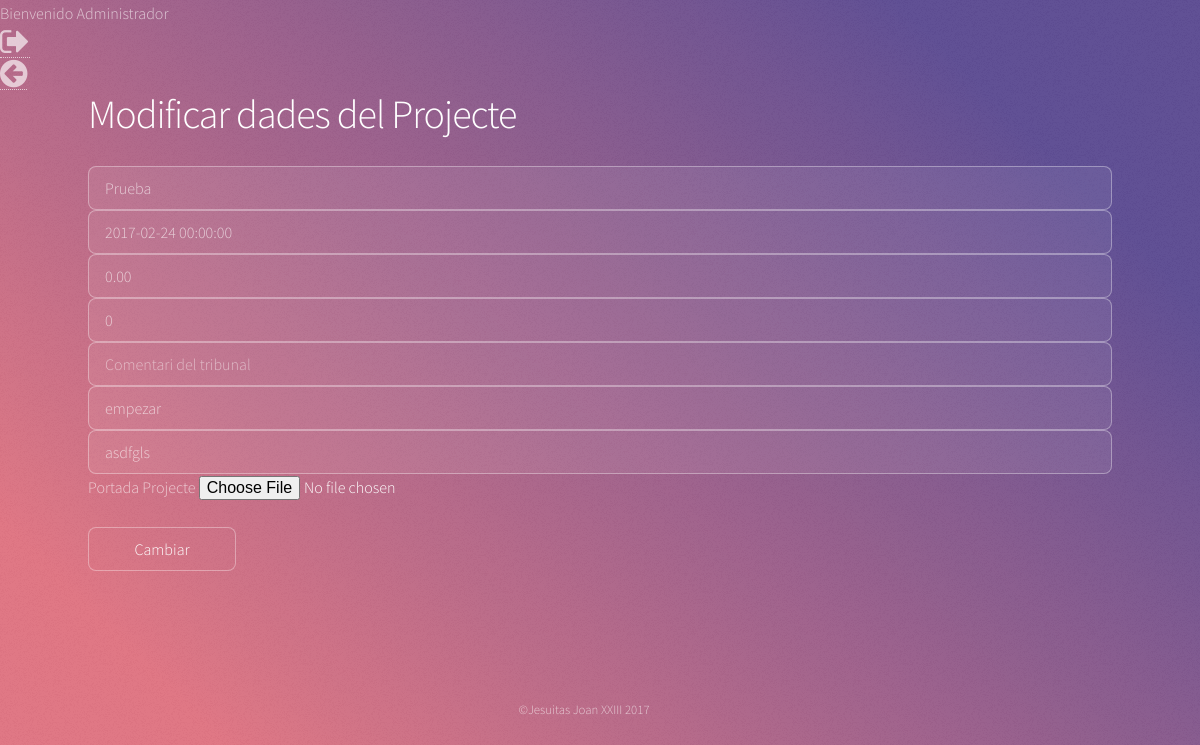
The page /php/modificar_proyecto.php?proyecto_id=1 (signed in) on the database its author committed.
### tables this page shows
CREATE TABLE `tbl_proyecto` (
  `proyecto_id` int(11) NOT NULL,
  `proyecto_nombre` varchar(50) NOT NULL,
  `proyecto_imagen` varchar(50) NOT NULL,
  `proyecto_fecha` datetime NOT NULL,
  `proyecto_nota` decimal(4,2) DEFAULT NULL,
  `proyecto_tutor` int(11) NOT NULL,
  `proyecto_comentarioTribunal` int(11) DEFAULT NULL,
  `proyecto_estado` enum('empezar','encurso','finalizado') NOT NULL,
  `proyecto_codigo` varchar(30) NOT NULL
);

### php/modificar_proyecto.php (the view, shortened to what this page needs)
<?php
if(isset($_SESSION['admin'])){
	echo "<a href='cerrar_sesion.proc.php'><i class='fa fa-sign-out fa-2x' aria-hidden='true' title='
Tancar sessió'></i></a><br/>";
	echo "<a href='principal_admin.php'><i class='fa fa-arrow-circle-left fa-2x' aria-hidden='true' title='Enrere'></i></a></br>";
} else {
	header("Location: ../index.html");
}
?>
<?php
			$proyecto_id=$_REQUEST['proyecto_id'];
			include("conexion.php");
			$query="SELECT * FROM tbl_proyecto WHERE proyecto_id='$proyecto_id'";
			$resultado=$conexion->query($query);
			$row=$resultado-> fetch_assoc();
?>
<!DOCTYPE HTML>
<html>
	<head>
		<link rel="stylesheet" href="../assets/css/main3.css" />
	</head>
	<body>
	<div id="wrapper">
	<h1>Modificar dades del Projecte</h1>
	<form action="modificar_proyecto.proc.php?proyecto_id=<?php echo $row['proyecto_id']; ?>" method="post">
	<div>
	<input type="text" name="proyecto_nombre" placeholder="Nom Projecte" value="<?php echo $row['proyecto_nombre']; ?>" required>
	<input type="text" name="proyecto_fecha" placeholder="Data Projecte" value="<?php echo $row['proyecto_fecha']; ?>" required>
	<input type="text" name="proyecto_nota" placeholder="Nota del Projecte" value="<?php echo $row['proyecto_nota']; ?>" required>
	<input type="text" name="proyecto_tutor" placeholder="Tutor del Projecte" value="<?php echo $row['proyecto_tutor']; ?>" required>
	<input type="text" name="proyecto_comentarioTribunal" placeholder="Comentari del tribunal" value="<?php echo $row['proyecto_comentarioTribunal']; ?>" required>
	<input type="text" name="proyecto_estado" placeholder="Estat del Projecte" value="<?php echo $row['proyecto_estado']; ?>" required>
	<input type="text" name="proyecto_codigo" placeholder="Codi Projecte" value="<?php echo $row['proyecto_codigo']; ?>" required>
	Portada Projecte <input type="file" name="proyecto_imagen" title="Adjunta Portada Projecte"></br></br>
	<input type="submit" value="Cambiar">
	</div>
	</form>
	</div>
					<footer id="footer">
						<p class="copyright">&copy;Jesuitas Joan XXIII 2017</a></p>
					</footer>
	</body>
</html>

### rows shown on the page
tbl_proyecto: proyecto_nombre "Prueba", proyecto_fecha "2017-02-24 00:00:00", proyecto_nota "0.00", proyecto_tutor "0", proyecto_estado "empezar", proyecto_codigo "asdfgls"
